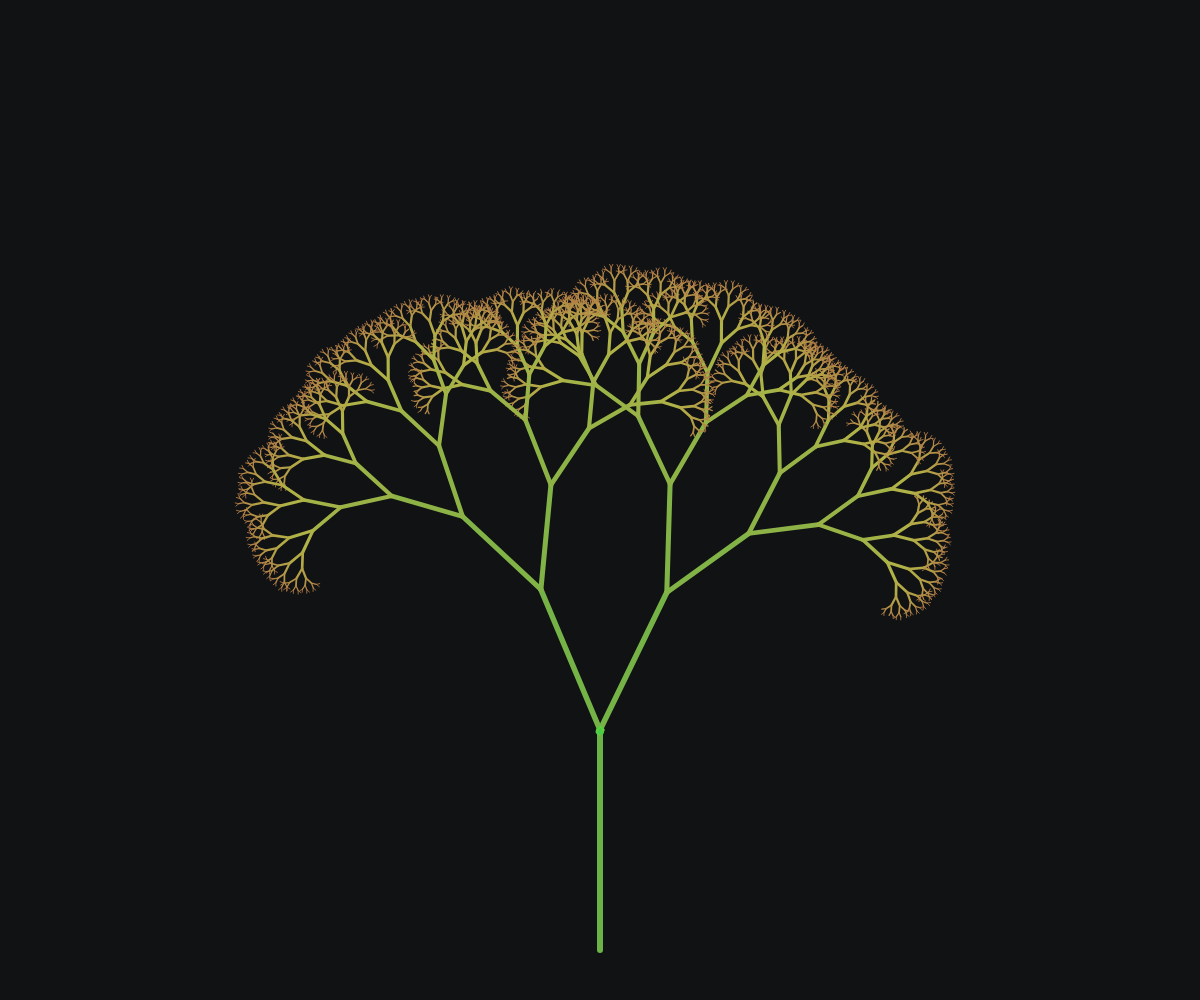
Frame 1 (no input)
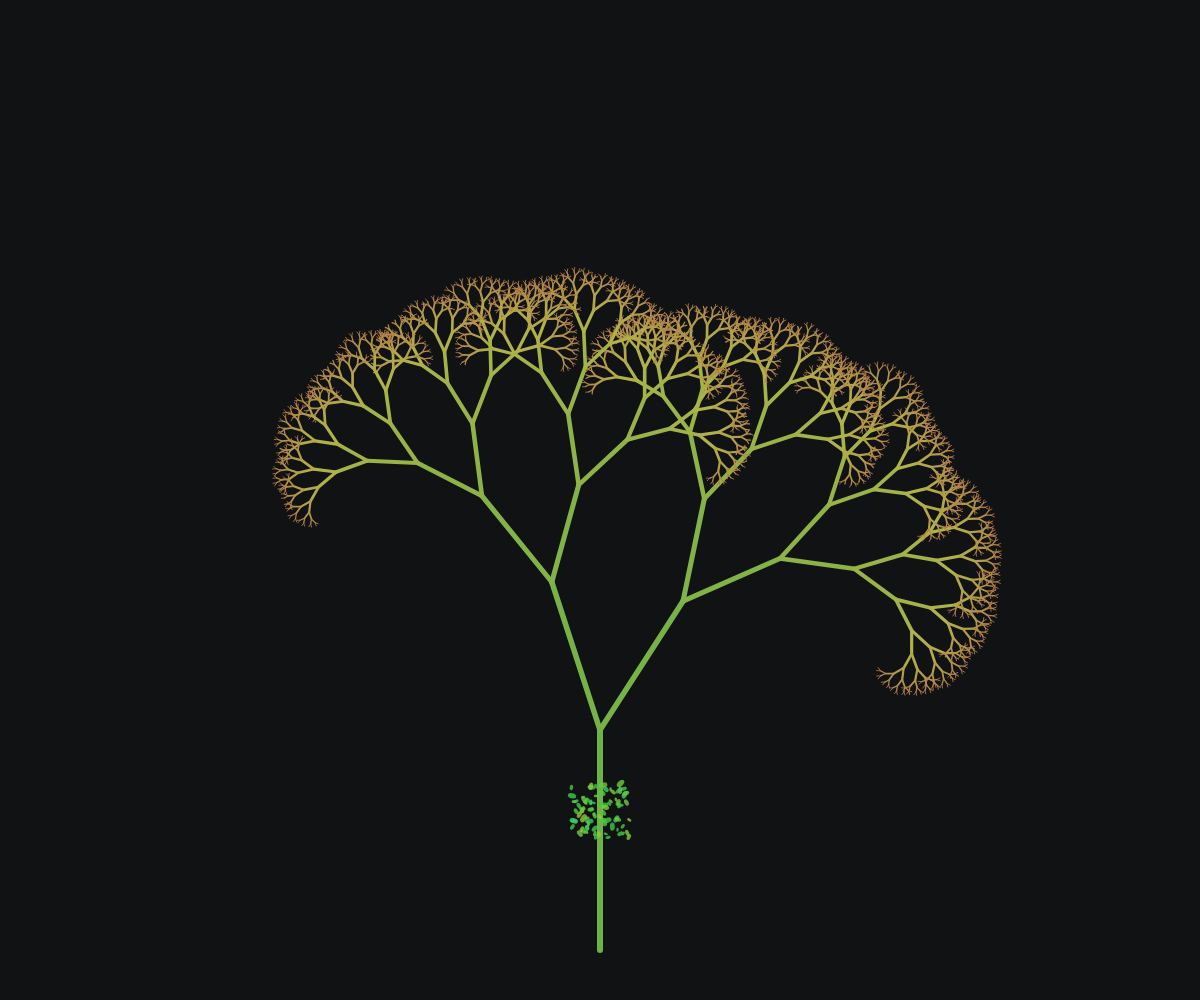
Frame 60 (no input)
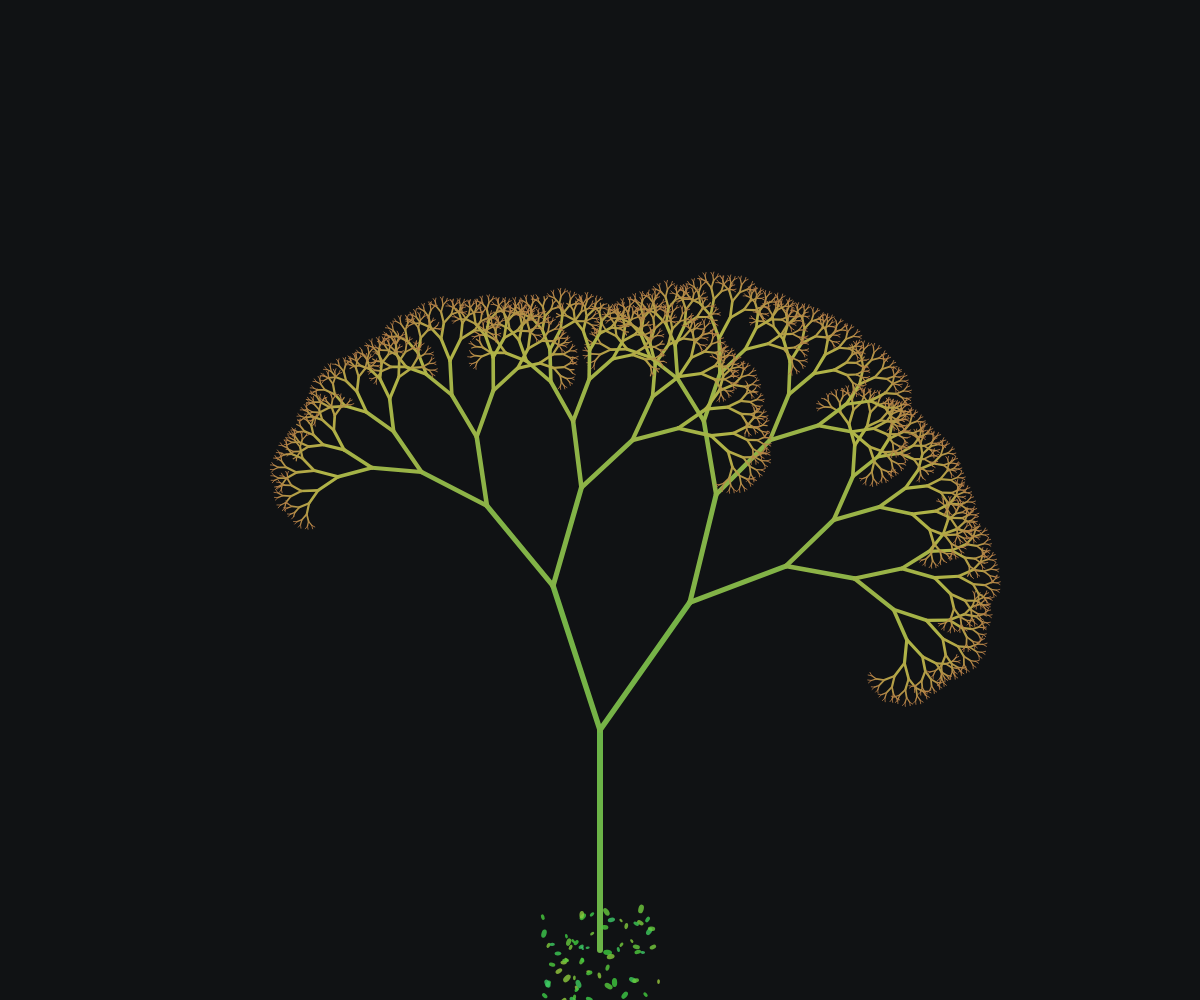
Frame 120 (the mouse pressed at the canvas centre since frame 60)

The p5.js sketch that drew these frames (run headless with seeded random() and noise() and a simulated clock; from frame 60 on, the mouse is pressed at the canvas centre):

// p5.js sketch
// ── sketch.js
let leaves = [];
let maxDepth = 11;
let lenRatio = 0.68;

function setup() {
  createCanvas(windowWidth, windowHeight);
  colorMode(HSB, 360, 100, 100);
}

function draw() {
  background(210, 20, 8);
  translate(width / 2, height * 0.95);

  let sway = sin(frameCount * 0.015) * 0.12;
  branch(height * 0.22, 0, sway, 0);

  // update and draw falling leaves
  for (let i = leaves.length - 1; i >= 0; i--) {
    let leaf = leaves[i];
    leaf.x += leaf.vx;
    leaf.y += leaf.vy;
    leaf.vy += 0.02;
    leaf.angle += leaf.spin;
    fill(leaf.hue, 70, 80, 0.8);
    noStroke();
    push();
    translate(leaf.x, leaf.y);
    rotate(leaf.angle);
    ellipse(0, 0, leaf.size, leaf.size * 0.6);
    pop();
    if (leaf.y > height * 1.1) leaves.splice(i, 1);
  }
}

function branch(len, depth, sway, baseAngle) {
  if (len < 3 || depth > maxDepth) {
    // spawn a leaf occasionally
    if (random() < 0.08 && leaves.length < 80) {
      leaves.push({
        x: 0,
        y: 0,
        vx: random(-0.5, 0.5),
        vy: random(0.3, 1.2),
        angle: random(TWO_PI),
        spin: random(-0.05, 0.05),
        size: random(4, 9),
        hue: random(80, 140)
      });
    }
    return;
  }

  let hue = map(depth, 0, maxDepth, 100, 30);
  stroke(hue, 60, 70);
  strokeWeight(map(depth, 0, maxDepth, 6, 0.8));

  line(0, 0, 0, -len);
  translate(0, -len);

  let angle1 = 0.45 + sway + sin(depth + frameCount * 0.01) * 0.05;
  let angle2 = -0.45 + sway + cos(depth + frameCount * 0.01) * 0.05;

  push();
  rotate(angle1);
  branch(len * lenRatio * random(0.95, 1.05), depth + 1, sway * 0.9, baseAngle + angle1);
  pop();

  push();
  rotate(angle2);
  branch(len * lenRatio * random(0.95, 1.05), depth + 1, sway * 0.9, baseAngle + angle2);
  pop();
}

function windowResized() {
  resizeCanvas(windowWidth, windowHeight);
}
